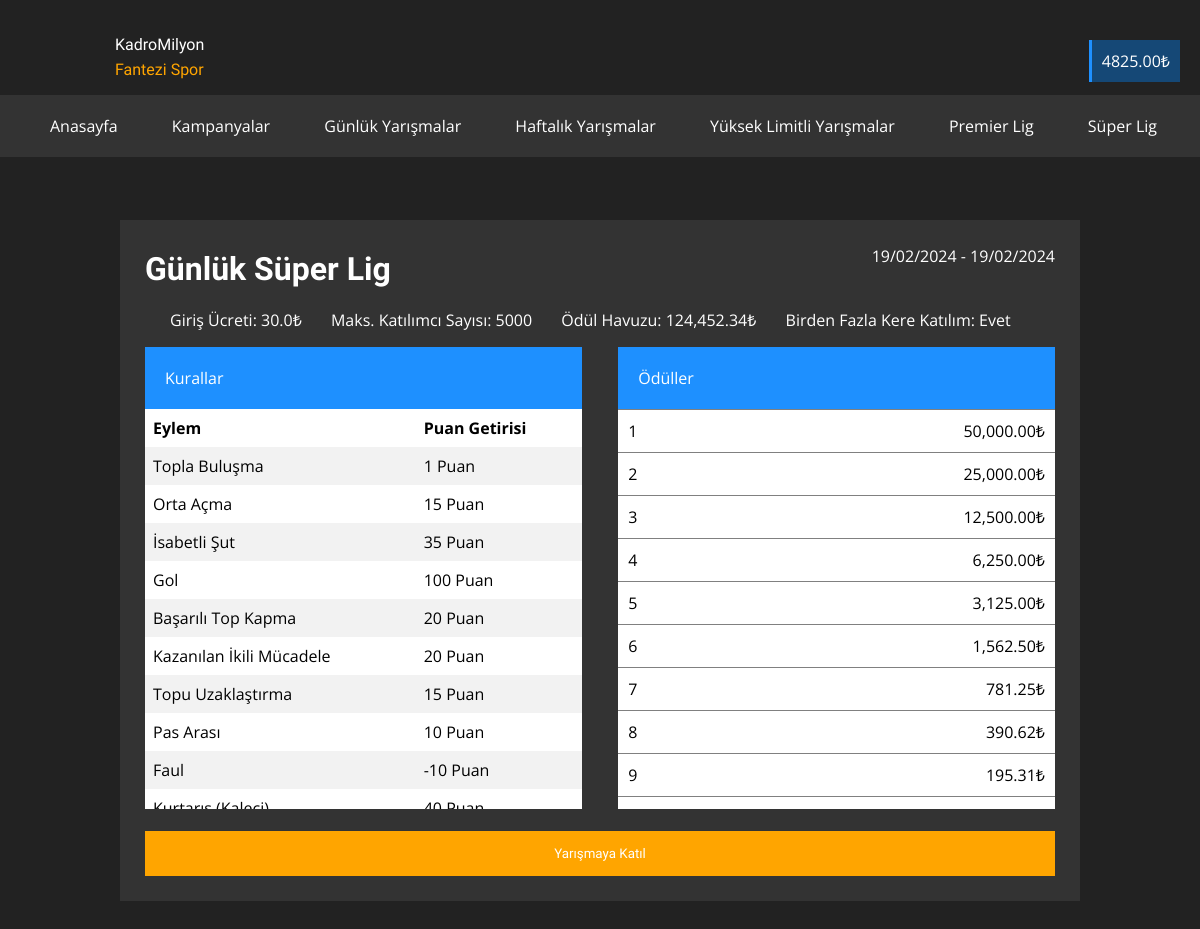
The page /competition/1 (signed in) on the database its author committed.
### app.py (models this page shows, shortened)
class User(db.Model, UserMixin):
    id = db.Column(db.Integer, primary_key=True)
    username = db.Column(db.String)
    email = db.Column(db.String, unique=True)
    password = db.Column(db.String)
    is_admin = db.Column(db.Boolean, default=False)
    balance = db.Column(db.Float, default=0)
    referred_by = db.Column(db.String)

class Competition(db.Model):
    id = db.Column(db.Integer, primary_key=True)
    competition_name = db.Column(db.String)
    start_date = db.Column(db.Date)
    end_date = db.Column(db.Date)
    entry_fee = db.Column(db.Float)
    competition_type = db.Column(db.String)
    allow_multiple_entries = db.Column(db.Boolean)
    highest_prize = db.Column(db.Float)
    max_number_of_participants = db.Column(db.Integer)
    prize_winners = db.Column(db.Integer)
    prize_decrease_multiplier = db.Column(db.Integer)
    minimum_prize = db.Column(db.Float)
    manual_prize_override = db.Column(db.String)
    @property
    def participant_max(self):
        return self.max_number_of_participants if \
            self.max_number_of_participants > self.total_participants else "Yarışma Dolu"
    @property
    def prize_pool(self):
        total_price = self.highest_prize
        temp_price = self.highest_prize
        manual_override = self.manual_prize_override
        prize_ranges = {}
        for i in range(self.prize_winners):
            temp_price = temp_price / self.prize_decrease_multiplier if temp_price / self.prize_decrease_multiplier > self.minimum_prize else self.minimum_prize
            total_price += temp_price
        return total_price
    @property
    def total_participants(self):
        return Draft.query.filter_by(competition_fk=self.id).count()
    @property
    def all_prizes(self):
        all_prizes = {}
        temp_price = self.highest_prize
        manual_override = self.manual_prize_override
        prize_ranges = {}
        if manual_override is not None:
            for i in manual_override.split("/"):
                prize_ranges[i.split(":")[0]] = float(i.split(":")[-1])
            return prize_ranges
        for i in range(self.prize_winners):
            if temp_price in all_prizes.values():
                all_prizes.pop(i)
                all_prizes[str(i) + "-" + str(self.prize_winners)] = self.minimum_prize
                return all_prizes
            all_prizes[i + 1] = temp_price
            temp_price = temp_price / self.prize_decrease_multiplier if temp_price / self.prize_decrease_multiplier > self.minimum_prize else self.minimum_prize
        return all_prizes

### app.py (the view)
@app.route("/competition/<competition_id>")
def competition(competition_id):
    if Competition.query.get(competition_id).total_participants >= \
            Competition.query.get(competition_id).max_number_of_participants:
        return flask.redirect("/")
    if not current_user.is_authenticated:
        return flask.redirect("/login")
    return flask.render_template("competition.html", competition=Competition.query.get(competition_id))

### app.py (called while the page is built)
@login_manager.user_loader
def user_loader(user_id):
    user = User.query.get(user_id)
    return user

### templates/competition.html (shortened to what this page needs)
<!doctype html>
<html lang="en">
<head>
</head>
<body style="background-color: #222; padding: 0; margin: 0; font-family: 'Open Sans', sans-serif">
    <div style="width: 100%; box-sizing: border-box; height: 220px">
        <img src="/static/kadromilyon.png" alt="" style="width: 75px; padding: 20px; float: left">
        <div style="float: left;" id="hid-mob">
            <p style="color: white; font-size: 1rem; margin-top: 35px; font-family: 'Protest Guerrilla', sans-serif">
                KadroMilyon
            </p>
            <p style="color: orange; font-size: 1rem; margin-top: -10px; font-family: 'Protest Guerrilla', sans-serif">
                Fantezi Spor
            </p>
        </div>
        <div style="float: right; margin-top: 50px">
            <div style="background-color: rgba(0,134,255,0.38); border-left: dodgerblue 3px solid; color: white; padding: 10px; box-sizing: border-box; margin-right: 20px; margin-top: -10px; float: right">
                {{'%0.2f'| format(current_user.balance|float)}}₺
            </div>
        </div>
        <div style="padding: 20px 50px; overflow-x: auto; float: left; white-space: nowrap; width: 100vw; background-color: #333; box-sizing: border-box">
            <span style="display: inline-block; color: white" onclick="document.location = '/'">
                Anasayfa
            </span>
            <span style="display: inline-block; margin-left: 50px; color: white" onclick="localStorage.clear(); window.location = '/'">
                Kampanyalar
            </span>
            <span style="display: inline-block; margin-left: 50px; color: white" onclick="document.location = '/?filter_q=daily'">
                Günlük Yarışmalar
            </span>
            <span style="display: inline-block; margin-left: 50px; color: white" onclick="document.location = '/?filter_q=weekly'">
                Haftalık Yarışmalar
            </span>
            <span style="display: inline-block; margin-left: 50px; color: white" onclick="document.location = '/?filter_q=daily'">
                Yüksek Limitli Yarışmalar
            </span>
            <span style="display: inline-block; margin-left: 50px; color: white" onclick="document.location = '/?filter_q=Premier-Lig'">
                Premier Lig
            </span>
            <span style="display: inline-block; margin-left: 50px; color: white" onclick="document.location = '/?filter_q=Süper-Lig'">
                Süper Lig
            </span>
        </div>
    </div>
    <center>
        <div style="background-color: #333333; width: 80%; height: fit-content; text-align: left; padding: 25px; box-sizing: border-box; min-height: fit-content">
            <h1 style="font-family: 'Protest Guerrilla', sans-serif; color: white; margin-top: 5px; float: left;">{{ competition.competition_name }}</h1>
            <span style="font-size: 1rem; float: right; color: white">
                {{ competition.start_date.strftime('%d/%m/%Y') }} - {{ competition.end_date.strftime('%d/%m/%Y') }}
            </span>
            <br class="displaybr">
            <br class="displaybr">
            <p style="clear: both; color: white;">
                <span style="margin-left: 25px">
                    Giriş Ücreti: {{ competition.entry_fee }}₺
                </span>
                <br class="displaybr">
                <span style="margin-left: 25px;">
                    Maks. Katılımcı Sayısı: {{ competition.participant_max }}
                </span>
                <br class="displaybr">
                <span style="margin-left: 25px">
                    Ödül Havuzu: {{"{:,.2f}".format(competition.prize_pool|float)}}₺
                </span>
                <br class="displaybr">
                <span style="margin-left: 25px">
                    Birden Fazla Kere Katılım:
                    {% if competition.allow_multiple_entries %}
                        Evet
                    {% else %}
                        Hayır
                    {% endif %}
                </span>
                <br class="displaybr">
            </p>
            <div style="background-color: white; text-align: left; float: left;" class="panel">
            <div style="background-color: dodgerblue; width: 100%; padding: 20px; color: white; box-sizing: border-box">
                Kurallar
            </div>
            <div style="width: 100%; overflow-x: auto; white-space: nowrap; height: 400px">
                <table>
                    <tr>
                        <th>Eylem</th>
                        <th>Puan Getirisi</th>
                    </tr>
                        <tr>
                            <td>
                                Topla Buluşma
                            </td>
                            <td>
                                1 Puan
                            </td>
                        </tr>
                        <tr>
                            <td>Orta Açma</td>
                            <td>15 Puan</td>
                        </tr>
                        <tr>
                            <td>İsabetli Şut</td>
                            <td>35 Puan</td>
                        </tr>
                        <tr>
                            <td>Gol</td>
                            <td>100 Puan</td>
                        </tr>
                    <tr>
                        <td>Başarılı Top Kapma</td>
                        <td>20 Puan</td>
                    </tr>
                    <tr>
                        <td>Kazanılan İkili Mücadele</td>
                        <td>20 Puan</td>
                    </tr>
                    <tr>
                        <td>Topu Uzaklaştırma</td>
                        <td>15 Puan</td>
                    </tr>
                    <tr>
                        <td>Pas Arası</td>
                        <td>10 Puan</td>
                    </tr>
                    <tr>
                        <td>Faul</td>
                        <td>-10 Puan</td>
                    </tr>
                    <tr>
                        <td>Kurtarış (Kaleci)</td>
                        <td>40 Puan</td>
                    </tr>
                </table>
            </div>
        </div>
            <div style="float: left;" id="panel-rewards" class="panel">
                <div style="background-color: dodgerblue; width: 100%; padding: 20px; color: white; box-sizing: border-box;" class="extra-margin">
                    Ödüller
                </div>
                <div style="background-color: white; height: 400px; overflow-y: auto">
                    {% for index, prize in competition.all_prizes.items() %}
                        <div style="background-color: white; border-top: 1px solid gray; padding: 10px; box-sizing: border-box">
                            <span style="float: left">{{ index }}</span>
                            <span style="float: right">
                                {{ "{:,.2f}".format(prize) }}₺
                            </span>
                        </div>
                        <br>
                    {% endfor %}
                </div>
            </div>
            <br style="clear: both">
            <br>
            <button onclick="document.location = '/draft/{{ competition.id }}'" style="color: white; font-family: 'Protest Guerrilla', sans-serif; width: 100%; padding: 15px; box-sizing: border-box; background-color: orange; outline: none; border: none">Yarışmaya Katıl</button>
        </div>
    </center>
    <br style="clear: both">
</body>
</html>

### templates/competition.html (style rules this page uses)
.panel { width: 48% }
.extra-margin { margin-top: 0; }
#panel-rewards { margin-left: 4%; }
table { border-collapse: collapse; width: 100%; }
th, td { text-align: left; padding: 8px; }
tr:nth-child(even) { background-color: #f2f2f2; }

### rows shown on the page
User: balance "4825.00"
Competition: competition_name "Günlük Süper Lig", start_date "19/02/2024", end_date "19/02/2024", entry_fee "30.0", participant_max "5000", prize_pool "124,452.34", index "1", highest_prize "50,000.00"

### other values the page prints
{{ index }} "2" "3" "4" "5" "6" "7" "8" "9"
{{ "{:,.2f}".format(prize) }} "25,000.00" "12,500.00" "6,250.00" "3,125.00" "1,562.50" "781.25" "390.62" "195.31"
